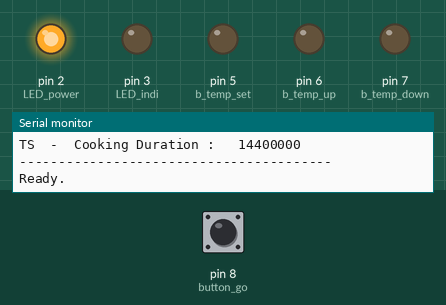
Simulated run of this sketch. Board: Arduino Uno, built with avr-gcc and run on an emulated ATmega328P. Shown: output pins drawn as LEDs (lit = HIGH), the last lines printed to the serial monitor. Dashed ring = blinking. The inputs (shaded band) are chosen by the test bench; at power-on: pin 8 (button_go) HIGH.

Above: at 1.4 s.
1.5 s: pin 8 (button_go) pulled LOW for 0.15 s
At 2.1 s:
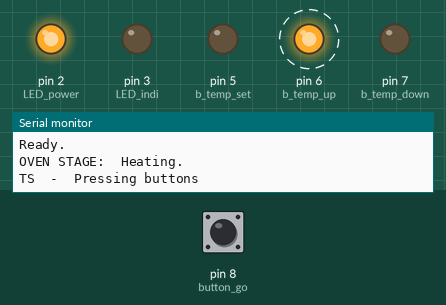
At 2.9 s:
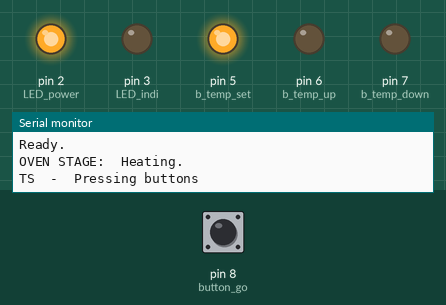
Timing chart, 0 to 4.5 s (numbered marks = the images above; inputs shaded):
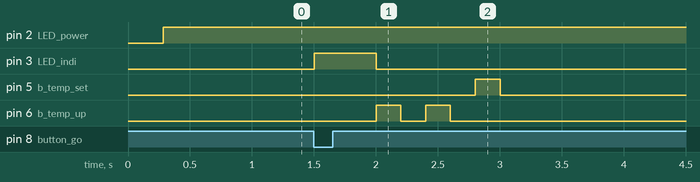

The sketch:

TS_21_composite_oven_code_V3.ino
```cpp
/*
 * Team Swinburne FSAE 2021
 * Composite Oven Temperature Controller
 * Version 3 (07/03/2021)
 * Thomas Bennett - Lead Autonomous Engineer
 *
 * Written for an Arduino Uno connected to a bread-board with
 * opto-isolaters that short a button on a small composties oven.
 */

#define test 0               // uncomment to run the oven as normal
//#define test 1               // uncomment to test the program before connecting it to the oven

//=========================================================================================
// OVEN VARIABLES
//=========================================================================================
// User Variables (edit these)
uint8_t temp_goal       = 112;      // the cooking temperature (celsius)
uint8_t step_up         = 2;        // the amount of degrees (celsius) per minute to ramp up
uint8_t step_down       = 2;        // the amount of degrees (celsius) per minute to ramp down
unsigned long duration  = 4;        // the amount of hours to hold the cooking temperature at

// Oven Settings (only edited when changing the code)
uint8_t up   = 1;
uint8_t down = 0;
unsigned long cooking_duration;              // (CALCULATED)
unsigned long delay_b_press   = 200;         // how long the button is "pressed" in milliseconds
unsigned long delay_led_flash = 500;         // how long an led will be flashed
unsigned long delay_step;                    // (CALCULATED) how long between temperature changes
unsigned long delay_cook      = 10000;       // how long delay is while in the cooking stage
uint8_t temp_inti             = 30;          // the temperature the oven is set to before the button is pressed
uint8_t temp_act;                            // (CHANGES) a variable for the arduino to remember what temperature the oven is (should be) at
uint8_t message;                             // (CHANGES) what "message" for the LED to flash

//=========================================================================================
// Pinout of Arduino
//=========================================================================================
#define LED_power     2
#define LED_indi      3
#define b_temp_set    5
#define b_temp_up     6
#define b_temp_down   7
#define button_go     8

/*
void read_button()                  // debounce -- TO BE WRITTEN!
{
  unsigned long last_debounce_time = 0;
  unsigned long debounce_delay     = 50;

  while()
  {

  }
}
*/

void flash_LED(uint8_t message)             // to blink without delay or to blink with delay
{
  switch(message) {
    case 0 :                  // flash repeatedly
      // to be written
      break;
    case 1 :                  // flash once
      for(int i = 0; i < message; i++)
      {
        digitalWrite(LED_indi, HIGH);
        delay(delay_led_flash);
        digitalWrite(LED_indi, LOW);
        //delay(delay_led_flash);
      }
      break;
    case 2 :                  // flash twice
      for(int i = 0; i < message; i++)
      {
        digitalWrite(LED_indi, HIGH);
        delay(delay_led_flash);
        digitalWrite(LED_indi, LOW);
        delay(delay_led_flash);
      }
      break;
    case 3 :                  // flash thrice
      for(int i = 0; i < message; i++)
      {
        digitalWrite(LED_indi, HIGH);
        delay(delay_led_flash);
        digitalWrite(LED_indi, LOW);
        delay(delay_led_flash);
      }
      break;
    default : //Optional
      break;
  }
}

void press_button(uint8_t button, uint8_t ramp_step, uint8_t ramp_direction)
{
  Serial.println("TS  -  Pressing buttons");
  flash_LED(1);     // flash indicator LED once

  for (int i = 0; i < ramp_step; i++)
  {
    // press the button (either increasing or decreasing the temperature)
    digitalWrite(button, HIGH);
    delay(delay_b_press);
    digitalWrite(button, LOW);
    delay(delay_b_press);

    // increment the actual temperature (according to the arduino)
    if(ramp_direction == 1)
    {
      temp_act++;
    }
    else if(ramp_direction == 0)
    {
      temp_act--;
    }
  }

  //set the temperature
  digitalWrite(b_temp_set, HIGH);
  delay(delay_b_press);
  digitalWrite(b_temp_set, LOW);
  delay(delay_b_press);
  Serial.print("TS  -  The arduino thinks the set temperature is:   ");
  Serial.println(temp_act);
}

void setup()
{
  // GPIO setup
  pinMode(LED_power, OUTPUT);
  digitalWrite(LED_power, LOW);                 // ensure the power LED is off
  pinMode(LED_indi, OUTPUT);
  digitalWrite(LED_indi, LOW);                  // ensure the indication LED is off
  pinMode(b_temp_set, OUTPUT);
  pinMode(b_temp_up, OUTPUT);
  pinMode(b_temp_down, OUTPUT);
  pinMode(button_go, INPUT_PULLUP);             // start the cycle when button is pressed

  Serial.begin(9600);
  Serial.println("\nHello World!");

  // Calculate numbers for displaying the percentage
  //...

  // Calculate the programs variables based for testing or for controlling the oven
  switch(test)
  {
   case 0 :
      cooking_duration = duration*60*60*1000;   // convert the number of hours to milliseconds for delay()
      delay_step       = 60000;                 // one minute
      break;
   case 1 :
      cooking_duration = 60000;                 // one minute of cooking time
      delay_step       = 6000;                  // 6 seconds between temperature changes
      temp_goal   = 40;
      step_up     = 2;
      step_down   = 2;
      break;
   default :
      Serial.println("ERROR:      calculations in setup failed.");
      break;
  }

  // Trouble shooting prints to serial
  Serial.println("----------------------------------------");
  if (test == 0) Serial.println("        > This is not a test. <");
  else           Serial.println("        >   This is a test.   <");
  Serial.println("----------------------------------------");
  Serial.print("TS  -  Temperature Goal :   ");
  Serial.println(temp_goal);
  Serial.print("TS  -  Step Up          :   ");
  Serial.println(step_up);
  Serial.print("TS  -  Step Down        :   ");
  Serial.println(step_down);
  Serial.print("TS  -  Duration         :   ");
  Serial.println(duration);
  Serial.print("TS  -  Cooking Duration :   ");
  Serial.println(cooking_duration);
  Serial.println("----------------------------------------");
}

void loop()
{
  digitalWrite(LED_power, HIGH);                          // turn on power LED
  temp_act = temp_inti;                                   // for the arduino to remember the actual temperature, which starts at the defined temperature
  Serial.println("Ready.");

  while(true)
  {
    if (digitalRead(button_go) == 0)                      // press the button to begin cooking process (should add a debounce later)
    {
      digitalWrite(LED_indi, LOW);                          // ensure the indicator LED is turn off
      Serial.println("OVEN STAGE:  Heating.");
      while(temp_act < temp_goal)
      {
        press_button(b_temp_up, step_up, up);
        delay(delay_step);
      }
      Serial.println("OVEN STAGE:  Cooking.");
      unsigned long millis_timer = millis();
      while (millis() - millis_timer < cooking_duration)
      {
        delay(delay_cook);                                  // working hard or hardly working? (olnly here for serial print)
        Serial.println("TS  -  Cooking...");
        flash_LED(2);     // flash indicator LED once
      }
      Serial.println("OVEN STAGE:  Cooling.");
      while(temp_act > temp_inti)
      {
        press_button(b_temp_down, step_down, down);
        delay(delay_step);
      }
      digitalWrite(LED_indi, HIGH);                          // turn on indicator LED
    }
  }
}
```

Measured:
- after the input at 1.5 s, pin 3 (LED_indi): LOW → HIGH at once, → LOW 0.50 s later; pin 5 (b_temp_set): LOW → HIGH after 1.3 s, → LOW 0.20 s later; pin 6 (b_temp_up): alternates HIGH for 0.20 s and LOW for 0.20 s, 4 changes in all, then stays LOW, starting after 0.50 s
